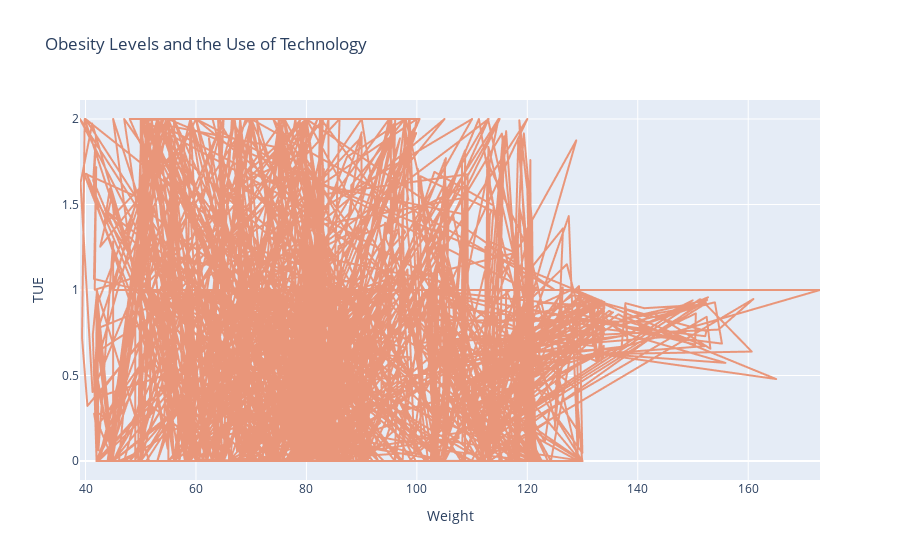

The notebook cell saved with this chart:
### Code cell
import plotly.express as px
fig = px.line(df, x="Weight", y="TUE", color_discrete_sequence=['darksalmon'], #TUE	使用科技设备的时间
              title="Obesity Levels and the Use of Technology")
fig.show()

### Figure 1 — Plotly figure (JSON) as saved in the notebook; plotly's stock layout.template omitted (floating-point values rounded to 4 significant figures; data arrays with more than 128 entries replaced by an {"elided": "..."} marker saying what was removed)
{"data": [{"hovertemplate": "Weight=%{x}<br>TUE=%{y}<extra></extra>", "legendgroup": "", "line": {"color": "darksalmon", "dash": "solid"}, "mode": "lines", "name": "", "showlegend": false, "type": "scattergl", "x": {"elided": "2111 float values"}, "xaxis": "x", "y": {"elided": "2111 float values"}, "yaxis": "y"}], "layout": {"legend": {"tracegroupgap": 0}, "title": {"text": "Obesity Levels and the Use of Technology"}, "xaxis": {"anchor": "y", "domain": [0, 1], "title": {"text": "Weight"}}, "yaxis": {"anchor": "x", "domain": [0, 1], "title": {"text": "TUE"}}}}
